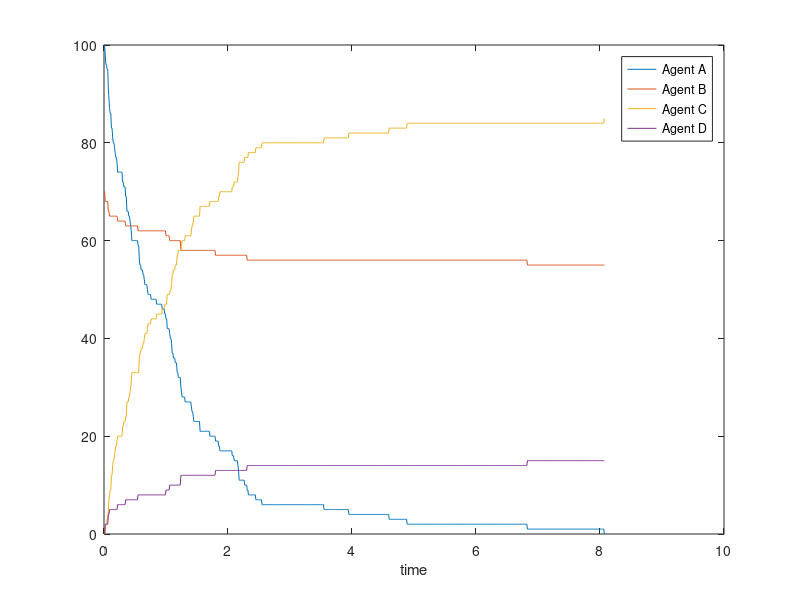

The MATLAB source for this figure: (Note: this script raises an error after producing the figure.)
%  A     --> C              Rate constant k1  (1st order)
%  A + B --> D              Rate constant k2  (2nd order)
% Simulating concurrent 1st and 2nd order kinetics using my agent-based
% algorithm. Assume volume is --- microliters.

% Author: Alex Plakantonakis,   Copyright (c) 2019.           License: GNU GPLv3

clear; clc;  tic

Avonum = 6.02e+23;      % Avogadro's number
V = 10^-21;          % in Liters

k2m = 1;      % Bimolecular **molar** kinetic constant [units: 1 /(M sec)];
% k1: 1st order rate constant [units: 1/sec]
% k2: bimolecular **microscopic** kinetic constant [units: 1/sec]
global k1 k2;
k1 = 0.8;
k2 = k2m /(Avonum*V);

% Initial number of reactant molecules; Assume B is limiting for 2nd order rx.
Ao = 100;      Bo = 70;       
% Arrays for tracking reactant agent status
A = ones(1,Ao);                 B = ones(1,Bo);          
% Initialize time-dependent sum of molecule numbers
At(1) = sum(A);        Bt(1) = sum(B);          
Ct(1) = 0;             Dt(1) = 0;

time(1) = 0;
t = 2;
dt = 0.01;                                      % Fixed time step increment

while Bt(t-1) > 0 && At(t-1) > 0
%     dt = 10 / At(t-1);                        % Variable time step incr. 1
%     dt = 1/(k1*At(t-1) + k2*At(t-1)*Bt(t-1)); % Variable time step incr. 2
%     dt = exprnd(1/(k1*At(t-1) + k2*At(t-1)*Bt(t-1)));   % Exponentially-distributed time step increment
    P1 = k1 * dt;             % Prob of 1st order rx A --> C
%     P1(t-1) = 1 - exp(-k1 * dt);    % Prob of 1st order rx A --> C
    P2(t-1) = k2 * Bt(t-1) * dt;   % Prob of 2nd order rx A + B --> D
%     Ptot(t-1) = P1(t-1) + P2(t-1);
    deltaC = 0;             deltaD = 0;  
    for i = 1:size(A,2)
        if A(i) == 1      
            r = rand;
            if r < P1          % 1st order rx
                A(i) = 0;           deltaC = deltaC + 1;
            elseif r >= P1 && r < P1+P2(t-1)  % 2nd order rx
                A(i) = 0;           
                temp = find(B==1);      x = ceil(rand*size(temp,2));
                B(temp(x)) = 0;
                deltaD = deltaD + 1;
            end 
        end
    end 
    At(t) = sum(A);                 Bt(t) = sum(B);
    Ct(t) = Ct(t-1) + deltaC;       Dt(t) = Dt(t-1) + deltaD;
    time(t) = time(t-1) + dt;
    t = t + 1;
end

figure('Name','Mixed Rx Time Course','NumberTitle','off'); 
plot(time,At,time,Bt,time,Ct,time,Dt);            hold on;
xlabel('time');       
legend('Agent A','Agent B','Agent C','Agent D','Location','Best');

%% Solve ODE for mixed order kinetics - Plot Time Courses
tmax=time(t-1);
[ty,y_sol] = ode45(@o12_mixed_dif,[0:tmax/100:tmax],[At(1);Bt(1);Ct(1);Dt(1)]);
scatter(ty,y_sol(:,1),'.b');         
scatter(ty,y_sol(:,2),'.g');
scatter(ty,y_sol(:,3),'.r');
scatter(ty,y_sol(:,4),'.c');

clear temp x deltaC deltaD r i;
toc

% Result: 
% - Works for fixed, variable, and exponentially-distributed time step
% increments. (latter has the smallest computing time).
% - Note that calculated probabilities work best for small dt. For variable
% time step increments some dt's will be large (towards the end of the
% simulation). It may be best to use fixed time step increments while
% calculating such probabilities, despite its computational cost.